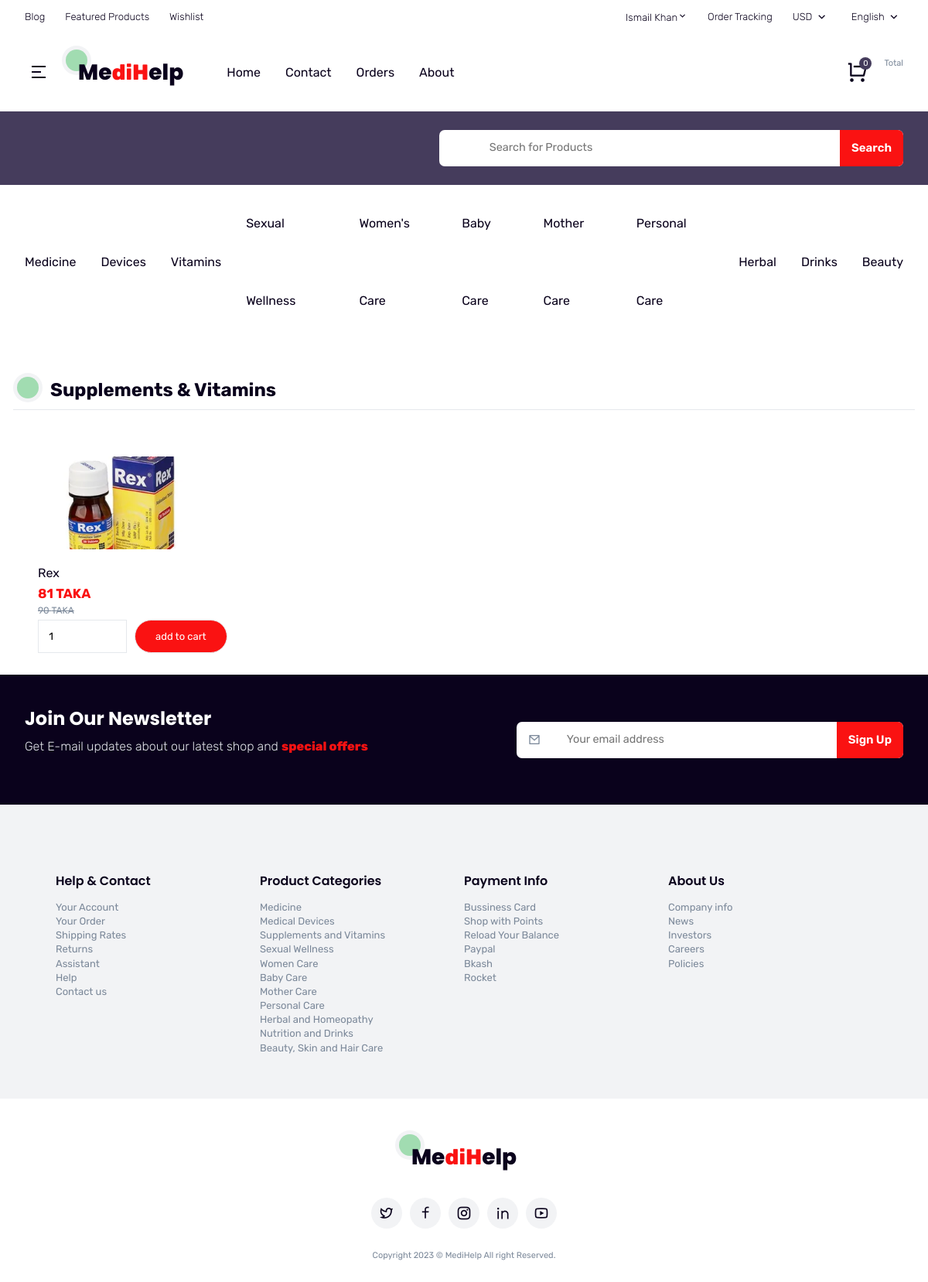
Screenshot of /vitamins.php (signed in) with the database file from the repository.
### tables this page shows
CREATE TABLE `users` (
  `id` int(100) NOT NULL,
  `name` varchar(100) NOT NULL,
  `email` varchar(100) NOT NULL,
  `password` varchar(100) NOT NULL,
  `user_type` varchar(20) NOT NULL DEFAULT 'user'
);

CREATE TABLE `vitamins` (
  `id` int(100) NOT NULL,
  `name` varchar(100) NOT NULL,
  `gname` varchar(100) NOT NULL,
  `oprice` int(100) NOT NULL,
  `price` int(100) NOT NULL,
  `image` varchar(100) NOT NULL
);

### vitamins.php (the view, shortened to what this page needs)
<?php
include 'config.php';
$user_id = $_SESSION['user_id'];
?>
<!DOCTYPE html>
<html lang="en">
<head>
    <link rel="stylesheet" href="https://cdn.jsdelivr.net/npm/remixicon@2.5.0/fonts/remixicon.css">
    <link rel="stylesheet" href="https://cdnjs.cloudflare.com/ajax/libs/font-awesome/5.15.4/css/all.min.css"/>
    <link rel="stylesheet" href="https://cdnjs.cloudflare.com/ajax/libs/font-awesome/6.2.1/css/all.min.css"/>
    <link rel="stylesheet" href="https://cdnjs.cloudflare.com/ajax/libs/font-awesome/6.0.0/css/all.min.css">
    <link rel="stylesheet" href="https://cdn.jsdelivr.net/npm/swiper@8/swiper-bundle.min.css"/>
   <link rel="stylesheet" href="css/style.css">
   <link rel="stylesheet" href="css/style1.css">
</head>
<body>
<?php include 'header.php'; ?>
    <div id="page" class="site page-single">
    <header>
        <div class="header-main mobile-hide">
            <div class="container">
                <div class="wrapper flexitem">
                    <div class="right">
                        <div class="search-box">
                            <form action="" class="search">
                                <span class="icon-large"><i class="risearch-line"></i></span>
                                <input type="search" placeholder="Search for Products">
                                <button type="submit">Search</button>
                            </form>
                        </div>
                    </div>
                </div>
            </div>
        </div>
    </header>
    <?php include 'header1.php'; ?>
    <div class="features">
            <div class="container">
                <div class="wrapper">
                    <div class="column">
                        <div class="sectop flexitem">
                            <h2 style="text-align: center;"><span class="circle" style="text-align: center;"></span><span>Supplements & Vitamins</span></h2>
                        </div>
                        <div class="products main flexwrap">
                            <?php
                                $select_vitamins = mysqli_query($conn, "SELECT * FROM `vitamins` ") or die('query failed');
                                if(mysqli_num_rows($select_vitamins) > 0){
                                    while($fetch_vitamins = mysqli_fetch_assoc($select_vitamins)){
                            ?>
                            <form action="" method="post">
                            <div class="item">
                                <div class="media ">
                                    <div class="thumbnail object-cover-1">
                                        <a href="#">
                                            <img src="uploaded_img/<?php echo $fetch_vitamins['image']; ?>" alt="">
                                        </a>
                                    </div>
                                </div>
                                <div class="content">
                                    <h3 class="main-links"><a href="#"><?php echo $fetch_vitamins['name']; ?></a></h3>
                                    <div class="rrr">
                                        <div class="price">
                                            <span class="current"><?php echo $fetch_vitamins['oprice']; ?> TAKA</span>
                                            <span class="normal mini-text"><?php echo $fetch_vitamins['price']; ?> TAKA</span>
                                        </div>
                                    </div>
                                    <div class="quintity" style="display:flex;">
                                        <input type="number" min="1" name="product_quantity" value="1" style="width: 115px;">
                                        <input type="submit" value="add to cart" name="add_to_cart" class="primary-button mini-button" style="margin-left: 10px;">
                                    </div>
                                </div>
                            </div>
                            </form>
                            <?php
                                    }
                                }else{
                                    echo '<p class="empty">no products added yet!</p>';
                                }
                            ?>
                        </div>
                    </div>
                </div>
            </div>
        </div>
<?php include 'footer.php'; ?>
</div>
</body>
</html>

### header.php (shortened to what this page needs)
<div id="page" class="site page-home">
        <header>
            <div class="header-top mobile-hide">
                <div class="container">
                    <div class="wrapper flexitem">
                        <div class="left">
                            <ul class="flexitem main-link">
                                <li><a href="#">Blog</a></li>
                                <li><a href="#">Featured Products</a></li>
                                <li><a href="#">Wishlist</a></li>
                            </ul>
                        </div>
                        <div class="right">
                            <ul class="flexitem main-links">
                            <?php
                            	$select_user = mysqli_query($conn, "SELECT * FROM `users` WHERE id = '$user_id'") or die('query failed');
                                if(mysqli_num_rows($select_user) > 0){
                                    $fetch_user = mysqli_fetch_assoc($select_user);
                                };
                            ?>
                                <li><p><span><?php echo $fetch_user['name']; ?><i class="ri-arrow-down-s-line"></i></span></p>
                                </li>
                                <li><a href="#">Order Tracking</a></li>
                                <li><a href="#">USD <span class="icon-small"><i class="ri-arrow-down-s-line"></i></span></a>
                                </li>
                                <li><a href="#">English<span class="icon-small"><i class="ri-arrow-down-s-line"></i></span></a>
                                </li>
                            </ul>
                        </div>
                    </div>
                </div>
            </div>
        </header>
        <div class="header-nav">
            <div class="container">
                <div class="wrapper flexitem">
                    <a href="#" class="trigger dexktop-hide"><span class="i ri-menu-2-line"></span></a>
                    <div class="lift flexitem">
                        <div class="logo"><a href="home.php"><span class="circle"></span>Me<span class="logocolor">diH</span>elp</a></div>
                        <nav class="mobile-hide">
                            <ul class="flexitem second-links">
                                <li><a href="home.php">Home</a></li>
                                <li class="has-child">
                                    <a href="contact.php">Contact</a>
                                </li>
                                <li class="has-child">
                                    <a href="orders.php">Orders</a>
                                </li>
                                <li><a href="about.php">About</a>
                                </li>
                            </ul>
                        </nav>
                    </div>
                    <div class="right">
                           <ul class="flexitem second-link">
                            <li><a href="cart.php" class="iscart" style="display:flex; justify-content: speach-between;">
                                    <div class="icon-large">
                                          <?php
                                             $select_cart_number = mysqli_query($conn, "SELECT * FROM `cart` WHERE user_id = '$user_id'") or die('query failed');
                                             $cart_rows_number = mysqli_num_rows($select_cart_number);
                                          ?>
                                          <i class="ri-shopping-cart-line"></i>
                                          <div class="fly-item">
                                             <span class="item-number"><?php echo $cart_rows_number; ?></span>
                                          </div>
                                    </div>
                                    <div class="icon-text" >
                                          <div class="mini-text">Total</div>
                                    </div>
                                 </a>
                              </li>
                           </ul>
                    </div>
                </div>
            </div>
        </div>
      </div>

### css/style1.css (style rules this page uses)
:root { --primary-color: #fa1212; --red:#c0392b; --orange:#f39c12; --black:#333; --white:#fff; --light-color:#666; --light-white:#ccc; --light-bg:#f2f3f5; --border:.1rem solid #e5e8ec; --box-shadow:0 .5rem 1rem rgba(0,0,0,.1); }
* { font-family: 'Rubik', sans-serif; margin:0; padding:0; box-sizing: border-box; outline: none; border:none; text-decoration: none; transition:all .2s linear; }
html { font-size: 62.5%; overflow-x: hidden; }

### rows the page displays
users: name "Ismail Khan"
vitamins: image (picture), name "Rex", oprice "81", price "90"

### other values shown
$cart_rows_number "0"
